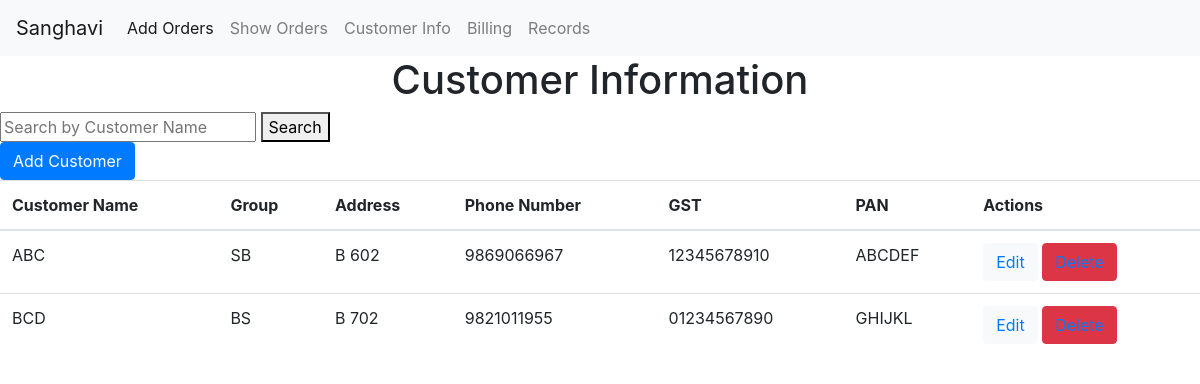
The app's page /customer-info/, older data.
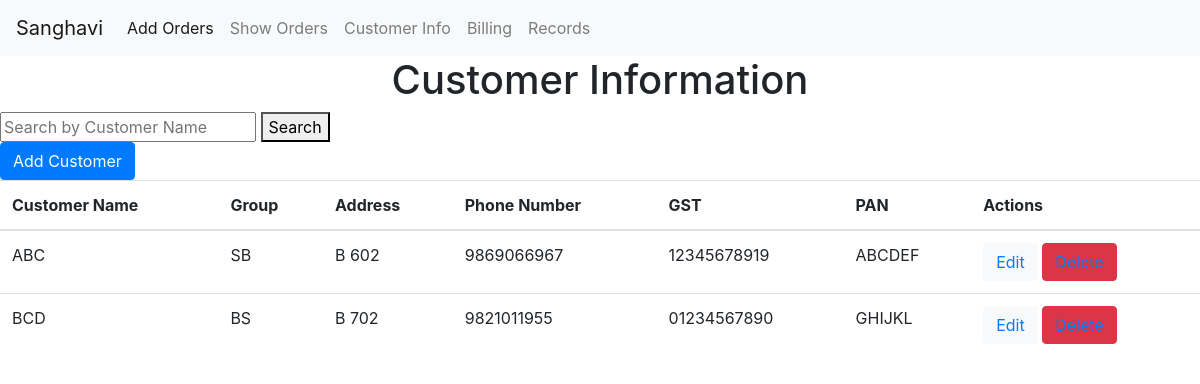
The same page, newer data.
### crudapp/models.py (models this page shows, shortened)
class Customer(models.Model):
    Cname = models.CharField(max_length=20, primary_key=True)
    group = models.CharField(max_length=20)
    adr = models.CharField(max_length=100)
    phone = models.CharField(max_length=20)
    gst = models.CharField(max_length=20)
    pan = models.CharField(max_length=20)
    state = models.CharField(max_length=30, null=True, blank=True)
    code = models.FloatField(null=True, blank=True)

### crudapp/views.py (the view)
# urls.py: path('customer-info/', views.customer_info, name='customer_info_url'),
def customer_info(request):
    query = request.GET.get('q', '')
    if query:
        customers = Customer.objects.filter(Q(Cname__icontains=query))
    else:
        customers = Customer.objects.all()
    template_name = 'crudapp/customerInfo.html'
    context = {'customers': customers, 'query': query}
    return render(request, template_name, context)

### crudapp/templates/crudapp/customerInfo.html (shortened to what this page needs)
{% extends 'layout.html' %}
{% load crispy_forms_tags %}
{% block content %}
    <center><h1>Customer Information</h1></center>
    <form method="GET" action="{% url 'customer_info_url' %}">
        <input type="text" name="q" placeholder="Search by Customer Name" value="{{ query }}">
        <button type="submit">Search</button>
    </form>
    <a href="{% url 'customer_add_url' %}" class="btn btn-primary">Add Customer</a>
    <table class="table">
        <thead>
            <tr>
              <th scope="col">Customer Name</th>
              <th scope="col">Group</th>
              <th scope="col">Address</th>
              <th scope="col">Phone Number</th>
              <th scope="col">GST</th>
              <th scope="col">PAN</th>
              <th scope="col">Actions</th>
            </tr>
          </thead>
          <tbody>
          {% for i in customers %}
            <tr>
              <td>{{i.Cname}}</td>
              <td>{{i.group}}</td>
              <td>{{i.adr}}</td>
              <td>{{i.phone}}</td>
              <td>{{i.gst}}</td>
              <td>{{i.pan}}</td>
              <td>
                <button class="btn btn-light"><a href="{% url 'update_cus_url' i.Cname %}">Edit</a></button>
                <button class="btn btn-danger"><a href="{% url 'delete_cus_url' i.Cname %}">Delete</a></button>
            </td>
            </tr>
          {% endfor %}
          </tbody>
    </table>
{% endblock %}

Row changes from the older to the newer data that the page shows:
changed Customer "ABC": gst "12345678910" → "12345678919"
